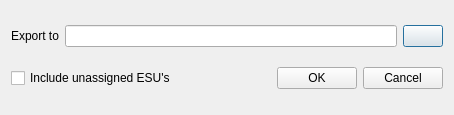
<?xml version="1.0" encoding="UTF-8"?>
<ui version="4.0">
 <class>exportLsgShpDialog</class>
 <widget class="QDialog" name="exportLsgShpDialog">
  <property name="geometry">
   <rect>
    <x>0</x>
    <y>0</y>
    <width>454</width>
    <height>115</height>
   </rect>
  </property>
  <property name="minimumSize">
   <size>
    <width>0</width>
    <height>0</height>
   </size>
  </property>
  <property name="maximumSize">
   <size>
    <width>16777215</width>
    <height>193</height>
   </size>
  </property>
  <property name="windowTitle">
   <string>Export LSG to Shapefile</string>
  </property>
  <layout class="QGridLayout" name="gridLayout">
   <item row="0" column="0">
    <layout class="QHBoxLayout" name="horizontalLayout_2">
     <item>
      <widget class="QLabel" name="fileLabel">
       <property name="text">
        <string>Export to</string>
       </property>
      </widget>
     </item>
     <item>
      <layout class="QHBoxLayout" name="horizontalLayout">
       <item>
        <widget class="QLineEdit" name="fileLineEdit"/>
       </item>
       <item>
        <widget class="QPushButton" name="selectFilePushButton">
         <property name="text">
          <string/>
         </property>
        </widget>
       </item>
      </layout>
     </item>
    </layout>
   </item>
   <item row="1" column="0">
    <layout class="QHBoxLayout" name="horizontalLayout_3">
     <item>
      <widget class="QCheckBox" name="unassignedEsuCheckBox">
       <property name="text">
        <string>Include unassigned ESU's</string>
       </property>
      </widget>
     </item>
     <item>
      <spacer name="horizontalSpacer">
       <property name="orientation">
        <enum>Qt::Horizontal</enum>
       </property>
       <property name="sizeHint" stdset="0">
        <size>
         <width>40</width>
         <height>20</height>
        </size>
       </property>
      </spacer>
     </item>
     <item>
      <widget class="QPushButton" name="okPushButton">
       <property name="maximumSize">
        <size>
         <width>94</width>
         <height>16777215</height>
        </size>
       </property>
       <property name="text">
        <string>OK</string>
       </property>
      </widget>
     </item>
     <item>
      <widget class="QPushButton" name="cancelPushButton">
       <property name="maximumSize">
        <size>
         <width>94</width>
         <height>16777215</height>
        </size>
       </property>
       <property name="text">
        <string>Cancel</string>
       </property>
      </widget>
     </item>
    </layout>
   </item>
  </layout>
 </widget>
 <resources/>
 <connections/>
</ui>
